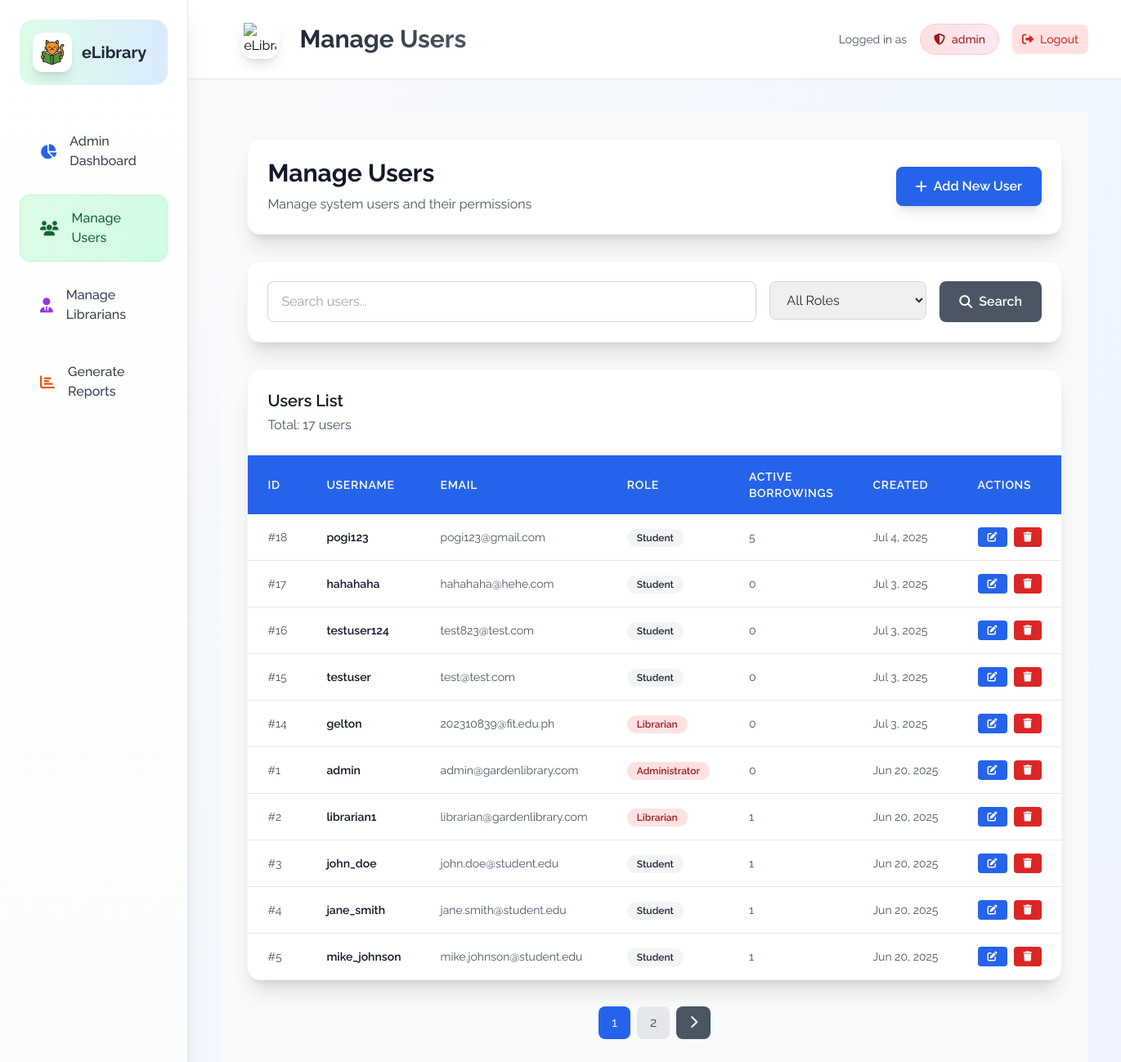
/pages/admin/modules/manage_users.php (signed in), run on the app's committed database.
### tables this page shows
CREATE TABLE `users` (
  `user_id` int(11) NOT NULL,
  `username` varchar(50) NOT NULL,
  `password` varchar(255) NOT NULL,
  `role` enum('admin','student') NOT NULL,
  `email` varchar(100) NOT NULL,
  `created_at` timestamp NOT NULL DEFAULT current_timestamp(),
  `phone` varchar(20) DEFAULT NULL,
  `address` text DEFAULT NULL,
  `updated_at` timestamp NOT NULL DEFAULT current_timestamp() ON UPDATE current_timestamp()
);

### pages/admin/includes/admin_functions.php (called while the page is built, shortened)
<?php
function getAllUsers($pdo, $page = 1, $per_page = 10, $search = '', $role_filter = '') {
    $offset = ($page - 1) * $per_page;
    $where_conditions = ["1=1"];
    $params = [];
    $where_clause = implode(' AND ', $where_conditions);
    $count_sql = "SELECT COUNT(*) FROM users u WHERE {$where_clause}";
    $stmt = $pdo->prepare($count_sql);
    $stmt->execute($params);
    $total_users = $stmt->fetchColumn();
    $sql = "SELECT u.*,
                   DATE_FORMAT(u.created_at, '%M %d, %Y at %h:%i %p') as formatted_date,
                   (SELECT COUNT(*) FROM borrowings b WHERE b.user_id = u.user_id AND b.return_date IS NULL) as active_borrowings
            FROM users u
            WHERE {$where_clause}
            ORDER BY u.created_at DESC
            LIMIT " . (int)$per_page . " OFFSET " . (int)$offset;
    $stmt = $pdo->prepare($sql);
    $stmt->execute($params);
    $users = $stmt->fetchAll(PDO::FETCH_ASSOC);
    return [
        'users' => $users,
        'total' => $total_users,
        'pages' => ceil($total_users / $per_page),
        'current_page' => $page
    ];
}
?>

### pages/admin/modules/manage_users.php (the view, shortened to what this page needs)
<?php
include_once '../includes/admin_header.php';
include_once '../includes/admin_functions.php';
include_once '../../../includes/db_connection.php';
$page = isset($_GET['page']) ? (int)$_GET['page'] : 1;
$search = isset($_GET['search']) ? $_GET['search'] : '';
$role_filter = isset($_GET['role']) ? $_GET['role'] : '';
$per_page = 10;
$users_data = getAllUsers($pdo, $page, $per_page, $search, $role_filter);
$users = $users_data['users'];
$total_users = $users_data['total'];
$total_pages = $users_data['pages'];
$current_page = $users_data['current_page'];
?>
<div class="min-h-screen bg-gray-50 p-4 sm:p-6 lg:p-8">
    <div class="max-w-7xl mx-auto">
        <div class="bg-white rounded-2xl shadow-xl border border-gray-100 p-6 mb-8">
            <div class="flex flex-col lg:flex-row lg:items-center lg:justify-between gap-4">
                <div>
                    <h1 class="text-3xl font-bold text-gray-900 mb-2">Manage Users</h1>
                    <p class="text-gray-600">Manage system users and their permissions</p>
                </div>
                <button onclick="openCreateModal()" class="bg-blue-600 hover:bg-blue-700 text-white px-6 py-3 rounded-lg font-semibold transition-all duration-300 flex items-center gap-2 shadow-lg hover:shadow-xl">
                    <i class="fas fa-plus"></i>
                    Add New User
                </button>
            </div>
        </div>
        <div class="bg-white rounded-2xl shadow-xl border border-gray-100 p-6 mb-8">
            <div class="flex flex-col lg:flex-row gap-4">
                <div class="flex-1">
                    <input type="text" id="searchInput" placeholder="Search users..."
                           class="w-full px-4 py-3 border border-gray-300 rounded-lg focus:ring-2 focus:ring-blue-500 focus:border-transparent"
                           value="<?php echo htmlspecialchars($search); ?>">
                </div>
                <div class="lg:w-48">
                    <select id="roleFilter" class="w-full px-4 py-3 border border-gray-300 rounded-lg focus:ring-2 focus:ring-blue-500 focus:border-transparent">
                        <option value="">All Roles</option>
                    </select>
                </div>
                <button onclick="applyFilters()" class="px-6 py-3 bg-gray-600 hover:bg-gray-700 text-white rounded-lg font-semibold transition-all duration-300 flex items-center gap-2">
                    <i class="fas fa-search"></i>
                    Search
                </button>
            </div>
        </div>
        <div class="bg-white rounded-2xl shadow-xl border border-gray-100 overflow-hidden">
            <div class="p-6 border-b border-gray-200">
                <h2 class="text-xl font-semibold text-gray-900">Users List</h2>
                <p class="text-gray-600 mt-1">Total: <?php echo $total_users; ?> users</p>
            </div>
            <?php if (!empty($users)): ?>
                <div class="hidden lg:block overflow-x-auto">
                    <table class="w-full">
                        <thead class="bg-blue-600 text-white">
                            <tr>
                                <th class="px-6 py-4 text-left text-sm font-semibold uppercase tracking-wider">ID</th>
                                <th class="px-6 py-4 text-left text-sm font-semibold uppercase tracking-wider">Username</th>
                                <th class="px-6 py-4 text-left text-sm font-semibold uppercase tracking-wider">Email</th>
                                <th class="px-6 py-4 text-left text-sm font-semibold uppercase tracking-wider">Role</th>
                                <th class="px-6 py-4 text-left text-sm font-semibold uppercase tracking-wider">Active Borrowings</th>
                                <th class="px-6 py-4 text-left text-sm font-semibold uppercase tracking-wider">Created</th>
                                <th class="px-6 py-4 text-left text-sm font-semibold uppercase tracking-wider">Actions</th>
                            </tr>
                        </thead>
                        <tbody class="divide-y divide-gray-200">
                            <?php foreach ($users as $user): ?>
                                <tr class="hover:bg-gray-50 transition-colors duration-200">
                                    <td class="px-6 py-4 whitespace-nowrap text-sm font-mono text-gray-600">
                                        #<?php echo htmlspecialchars($user['user_id']); ?>
                                    </td>
                                    <td class="px-6 py-4 whitespace-nowrap text-sm font-semibold text-gray-900">
                                        <?php echo htmlspecialchars($user['username']); ?>
                                    </td>
                                    <td class="px-6 py-4 whitespace-nowrap text-sm text-gray-600">
                                        <?php echo htmlspecialchars($user['email']); ?>
                                    </td>
                                    <td class="px-6 py-4 whitespace-nowrap">
                                        <span class="px-3 py-1 text-xs font-semibold rounded-full
                                            <?php echo $user['role'] === 'admin' ? 'bg-red-100 text-red-800' : 'bg-gray-100 text-gray-800'; ?>">
                                            <?php
                                            if ($user['role'] === 'admin') {
                                                echo ($user['username'] === 'admin') ? 'Administrator' : 'Librarian';
                                            } else {
                                                echo 'Student';
                                            }
                                            ?>
                                        </span>
                                    </td>
                                    <td class="px-6 py-4 whitespace-nowrap text-sm text-gray-600">
                                        <?php echo $user['active_borrowings']; ?>
                                    </td>
                                    <td class="px-6 py-4 whitespace-nowrap text-sm text-gray-600">
                                        <?php echo date('M j, Y', strtotime($user['created_at'])); ?>
                                    </td>
                                    <td class="px-6 py-4 whitespace-nowrap text-sm">
                                        <div class="flex gap-2">
                                            <button onclick="editUser(<?php echo $user['user_id']; ?>)"
                                                    class="bg-blue-600 hover:bg-blue-700 text-white px-3 py-1 rounded text-xs font-semibold transition-all duration-200">
                                                <i class="fas fa-edit"></i>
                                            </button>
                                            <button onclick="deleteUser(<?php echo $user['user_id']; ?>)"
                                                    class="bg-red-600 hover:bg-red-700 text-white px-3 py-1 rounded text-xs font-semibold transition-all duration-200">
                                                <i class="fas fa-trash"></i>
                                            </button>
                                        </div>
                                    </td>
                                </tr>
                            <?php endforeach; ?>
                        </tbody>
                    </table>
                </div>
            <?php endif; ?>
        </div>
        <?php if ($total_pages > 1): ?>
            <div class="flex justify-center mt-8">
                <div class="flex gap-2">
                    <?php for ($i = 1; $i <= $total_pages; $i++): ?>
                        <a href="?page=<?php echo $i; ?>&search=<?php echo urlencode($search); ?>&role=<?php echo urlencode($role_filter); ?>"
                           class="px-4 py-2 <?php echo $i === $current_page ? 'bg-blue-600 text-white' : 'bg-gray-200 hover:bg-gray-300 text-gray-700'; ?> rounded-lg transition-all duration-200">
                            <?php echo $i; ?>
                        </a>
                    <?php endfor; ?>
                    <?php if ($current_page < $total_pages): ?>
                        <a href="?page=<?php echo $current_page + 1; ?>&search=<?php echo urlencode($search); ?>&role=<?php echo urlencode($role_filter); ?>"
                           class="px-4 py-2 bg-gray-600 hover:bg-gray-700 text-white rounded-lg transition-all duration-200">
                            <i class="fas fa-chevron-right"></i>
                        </a>
                    <?php endif; ?>
                </div>
            </div>
        <?php endif; ?>
    </div>
</div>

### assets/css/style.css (style rules this page uses)
body, header { font-family: 'Raleway'; margin: 0; padding: 0; }
body { overflow-x: hidden; }
.transition-all { transition: all 0.3s ease-in-out !important; }

### pages/admin/assets/css/style.css (style rules this page uses)
:root { --primary-color: #3B82F6; --primary-dark: #2563EB; --primary-light: #93C5FD; --secondary-color: #6B7280; --secondary-dark: #4B5563; --secondary-light: #D1D5DB; --accent-color: #EF4444; --accent-dark: #DC2626; --accent-light: #FCA5A5; --bg-color: #F8FAFC; --white: #FFFFFF; --black: #1F2937; }
* { margin: 0; padding: 0; box-sizing: border-box; }
body, html, * { font-family: 'Raleway', sans-serif !important; }
.font-raleway { font-family: 'Raleway', sans-serif !important; }
body { font-family: 'Raleway', Arial, sans-serif !important; background-color: var(--bg-color); color: var(--black); line-height: 1.6; }
i[class*="fa-"] { font-family: "Font Awesome 6 Free", "Font Awesome 6 Pro", "FontAwesome" !important; font-weight: 900 !important; font-style: normal !important; display: inline-block !important; text-rendering: auto !important; -webkit-font-smoothing: antialiased !important; -moz-osx-font-smoothing: grayscale !important; }
.fa, .fas, .far, .fal, .fab { font-family: "Font Awesome 6 Free" !important; font-weight: 900 !important; }

### data on the page
users: user_id "18", username "pogi123", email "pogi123@gmail.com", role "Student", active_borrowings "5", created_at "Jul 4, 2025"
users: user_id "17", username "hahahaha", email "hahahaha@hehe.com", role "Student", active_borrowings "0", created_at "Jul 3, 2025"
users: user_id "16", username "testuser124", email "test823@test.com", role "Student", active_borrowings "0", created_at "Jul 3, 2025"
users: user_id "15", username "testuser", email "test@test.com", role "Student", active_borrowings "0", created_at "Jul 3, 2025"
users: user_id "14", username "gelton", email "202310839@fit.edu.ph", role "Librarian", active_borrowings "0", created_at "Jul 3, 2025"
users: user_id "1", username "admin", email "admin@gardenlibrary.com", role "Administrator", active_borrowings "0", created_at "Jun 20, 2025"
users: user_id "2", username "librarian1", email "librarian@gardenlibrary.com", role "Librarian", active_borrowings "1", created_at "Jun 20, 2025"
users: user_id "3", username "john_doe", email "john.doe@student.edu", role "Student", active_borrowings "1", created_at "Jun 20, 2025"
users: user_id "4", username "jane_smith", email "jane.smith@student.edu", role "Student", active_borrowings "1", created_at "Jun 20, 2025"
users: user_id "5", username "mike_johnson", email "mike.johnson@student.edu", role "Student", active_borrowings "1", created_at "Jun 20, 2025"

### other printed values
$_SESSION['username'] "admin"
$total_users "17"
